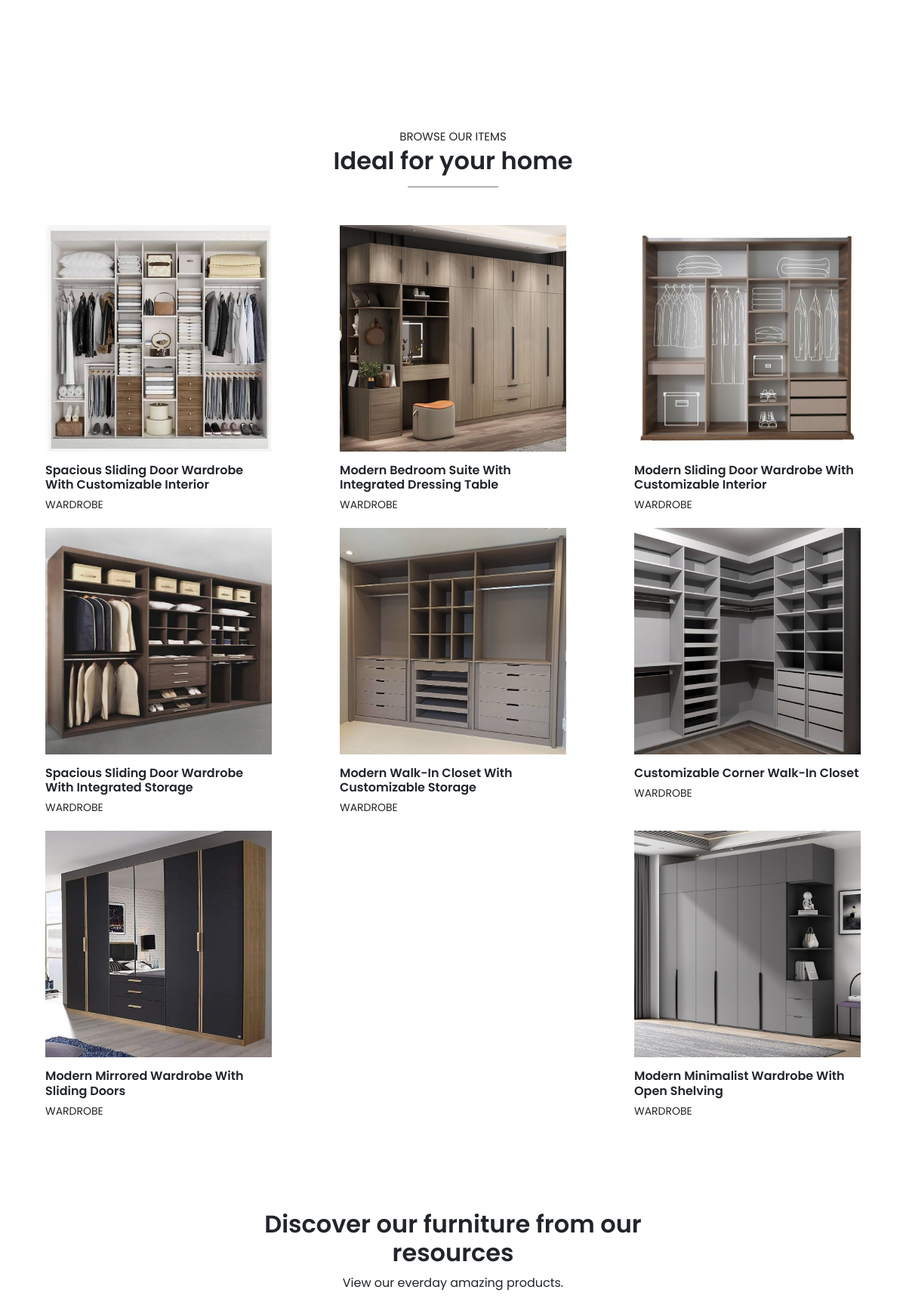
Before: / (middle part) with the older database file.
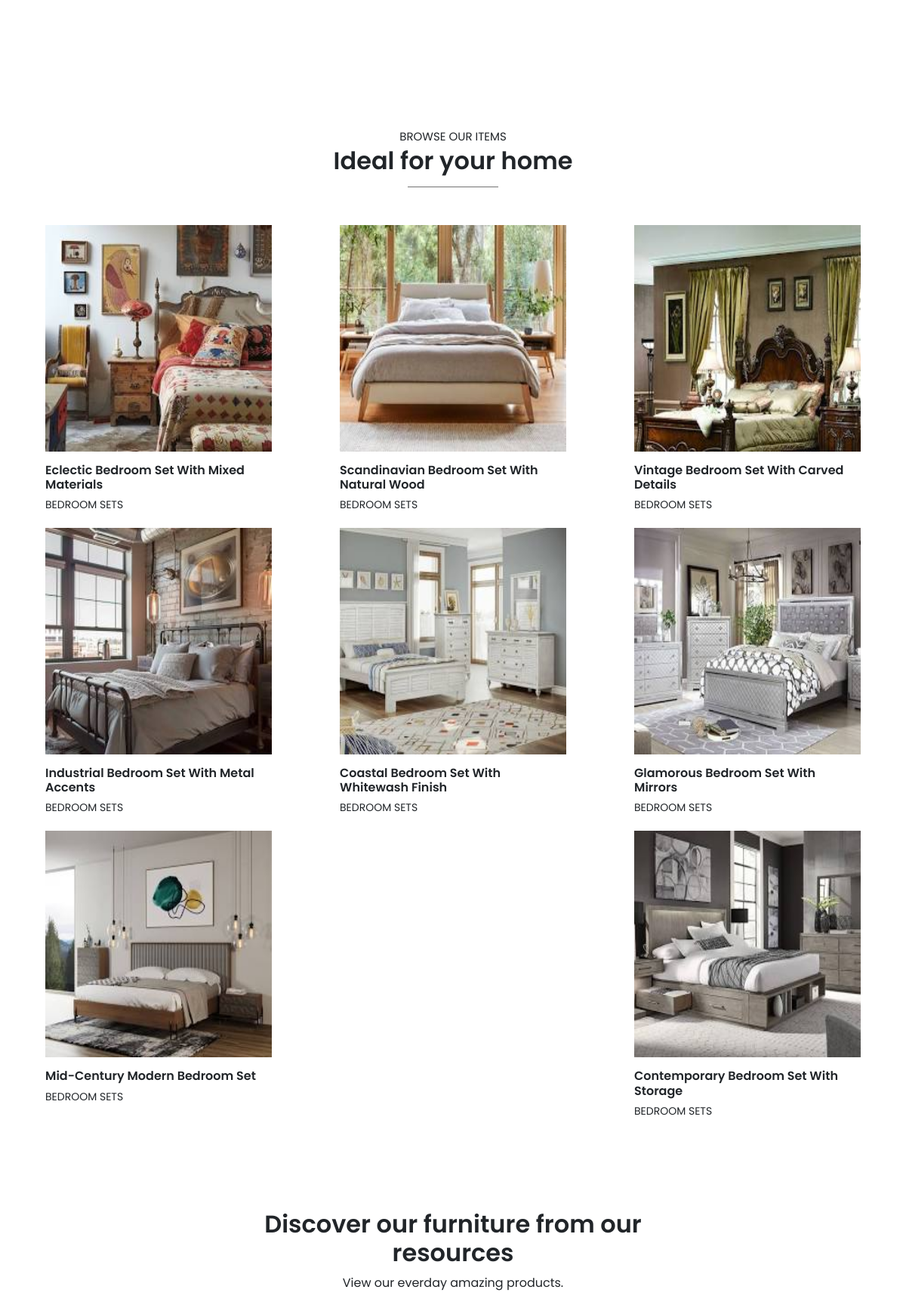
After: the same page with the newer database file.
### tables this page shows
CREATE TABLE `product` (
  `id` int(11) NOT NULL,
  `p_name` varchar(255) DEFAULT NULL,
  `p_img` varchar(255) DEFAULT NULL,
  `p_category` varchar(255) DEFAULT NULL,
  `p_description` longtext DEFAULT NULL
);

### index.php (the view, shortened to what this page needs)
<?php
include 'connect.php';
include 'header.php';
?>
<div class="big-shop" id="shop">
    <div class="shop-flex">
        <div class="shop-one">
        </div>
        <div class="shop-one">
        </div>
    </div>
</div>
<div class="big-product" id="features">
    <div class="product-title">
        <p>
            browse our items
        </p>
        <h2>
            Ideal for your home
        </h2>
        <hr>
    </div>
    <div class="product-flex">
        <?php
        $sql = mysqli_query($connection, 'select * from product ORDER BY id DESC limit 8');
        foreach ($sql as $data) {
        ?>
            <div class="product-one" style="width: 300px;">
                <div class="product-image" style="width: 300px;height: 300px;">
                    <img style="width: 100%;height: 100%;" src="product_img/<?php echo $data['p_img'] ?>" alt="">
                </div>
                <div class="content" style="width:100%">
                    <div class="left">
                        <h4>
                            <?php echo $data['p_name'] ?>
                        </h4>
                    </div>
                </div>
                <article><?php echo $data['p_category'] ?></article>
            </div>
        <?php
        }
        ?>
    </div>
</div>
<div class="big-furn" id="new-arrival">
    <div class="furn-title">
        <h2>
            Discover our furniture from our <br> resources
        </h2>
        <p>
            View our everday amazing products.
        </p>
    </div>
</div>
<?php
include 'footer.php';
?>

Changed rows visible on the page:
no longer on this page (row unchanged): product: p_img (picture), p_name "Spacious Sliding Door Wardrobe With Customizable Interior", p_category "WARDROBE"
no longer on this page (row unchanged): product: p_img (picture), p_name "Modern Bedroom Suite With Integrated Dressing Table", p_category "WARDROBE"
no longer on this page (row unchanged): product: p_img (picture), p_name "Modern Sliding Door Wardrobe With Customizable Interior", p_category "WARDROBE"
no longer on this page (row unchanged): product: p_img (picture), p_name "Spacious Sliding Door Wardrobe With Integrated Storage", p_category "WARDROBE"
no longer on this page (row unchanged): product: p_img (picture), p_name "Modern Walk-In Closet With Customizable Storage", p_category "WARDROBE"
no longer on this page (row unchanged): product: p_img (picture), p_name "Customizable Corner Walk-In Closet", p_category "WARDROBE"
no longer on this page (row unchanged): product: p_img (picture), p_name "Modern Mirrored Wardrobe With Sliding Doors", p_category "WARDROBE"
no longer on this page (row unchanged): product: p_img (picture), p_name "Modern Minimalist Wardrobe With Open Shelving", p_category "WARDROBE"
added product: p_img (picture), p_name "Eclectic Bedroom Set With Mixed Materials", p_category "BEDROOM SETS"
added product: p_img (picture), p_name "Scandinavian Bedroom Set With Natural Wood", p_category "BEDROOM SETS"
added product: p_img (picture), p_name "Vintage Bedroom Set With Carved Details", p_category "BEDROOM SETS"
added product: p_img (picture), p_name "Industrial Bedroom Set With Metal Accents", p_category "BEDROOM SETS"
added product: p_img (picture), p_name "Coastal Bedroom Set With Whitewash Finish", p_category "BEDROOM SETS"
added product: p_img (picture), p_name "Glamorous Bedroom Set With Mirrors", p_category "BEDROOM SETS"
added product: p_img (picture), p_name "Mid-Century Modern Bedroom Set", p_category "BEDROOM SETS"
added product: p_img (picture), p_name "Contemporary Bedroom Set With Storage", p_category "BEDROOM SETS"
